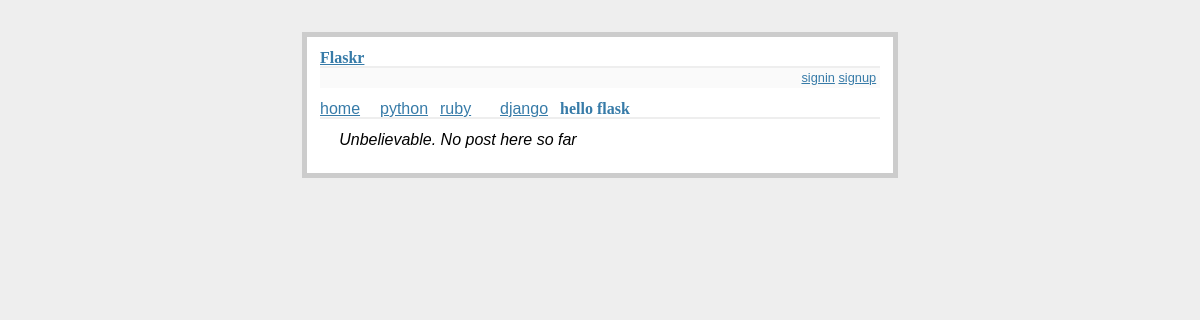
/detail/26, run on an earlier commit of the app's database.
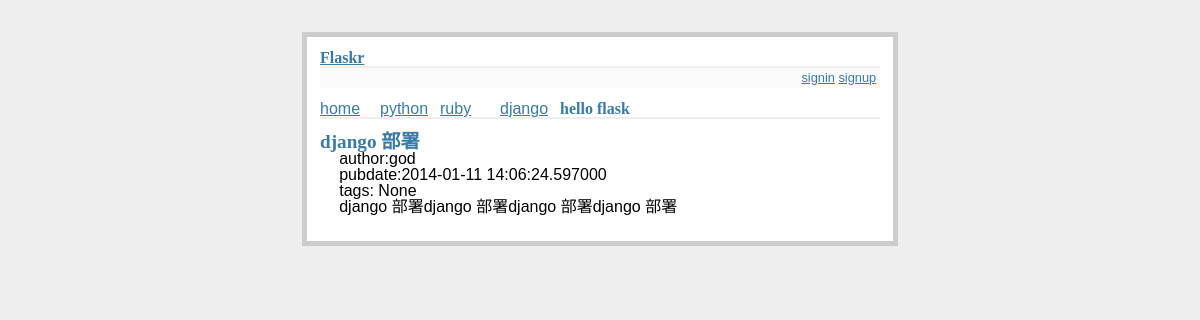
And on a later commit of the database.
### app/models.py (models this page shows, shortened)
class Category(db.Model):
    id = db.Column(db.Integer, primary_key=True)
    name = db.Column(db.String(50))

class Post(db.Model):
    id = db.Column(db.Integer, primary_key=True)
    title = db.Column(db.String(80))
    body = db.Column(db.Text)
    pub_date = db.Column(db.DateTime)
    category_id = db.Column(db.Integer, db.ForeignKey('category.id'))
    category = db.relationship(
        'Category', backref=db.backref('posts', lazy='dynamic'))
    user_id = db.Column(db.Integer, db.ForeignKey('user.id'))
    user = db.relationship(
        'User', backref=db.backref('users', lazy='dynamic'))
    tags = db.relationship('Tag', secondary=tag_post,
                           backref=db.backref('tags', lazy='dynamic'))

class User(db.Model):
    id = db.Column(db.Integer, primary_key=True)
    nickname = db.Column(db.String(60), index=True, unique=True)
    email = db.Column(db.String(120), index=True, unique=True)
    password = db.Column(db.String(40), index=True, unique=True)
    role = db.Column(db.SmallInteger, default=ROLE_USER)

### app/views.py (the view)
@app.route('/detail/<id>')
def detail(id):
    categories = Category.query.filter().all()
    post = Post.query.filter_by(id=id).first()
    return render_template('detail.html', categories=categories, post=post)

### app/templates/detail.html
{% extends "base.html" %}
{% block content %}
  <h1>hello flask</h1>
  <ul class=entries>
  {% if post %}
    <li>
      <h2>{{ post.title }}</h2>
      <span>
        author:{{ post.user.nickname }}<br />
        pubdate:{{ post.pub_date }}<br />
        tags:
        {% if post.tags %}
          {% for tag in post.tags %}
          <em>{{ tag.content }}</em>
          {% endfor %}
        {% else %}
          None
        {% endif %}
      </span>
      <div>
        {{ post.body|safe }}
      </div>
    </li>
  {% else %}
    <li><em>Unbelievable.  No post here so far</em></li>
  {% endif %}
  </ul>
{% endblock %}

### app/templates/base.html (shortened to what this page needs)
<!doctype html>
<html>
  <head>
    <link rel=stylesheet type=text/css href="{{ url_for('static', filename='reset.css') }}">
    <link rel=stylesheet type=text/css href="{{ url_for('static', filename='style.css') }}">
  </head>
  <body>
    <div class=page>
      <h1><a href="{{ url_for('index') }}">Flaskr</a></h1>
      <div class=metanav>
        <div>
          {% if current_user.is_authenticated() %}
            {% if current_user and current_user.role == 1%}
            <a href="{{ url_for('signout') }}">admin</a>
            <a href="{{ url_for('post') }}">post</a>
            {% endif %}
            <a href="{{ url_for('signout') }}">signout</a>
          {% else %}
            <a href="{{ url_for('signin') }}">signin</a>
            <a href="{{ url_for('signup') }}">signup</a>
          {% endif %}
        </div>
      </div>
        {% if categories %}
         <div id="nav">
          <ul>
            <li><a href="{{ url_for('index') }}">home</a>
            {% for category in categories %}
            <li><a href="{{ url_for('list', name=category.name) }}">{{ category.name }}</a></li>
            {% endfor %}
          </ul>
        </div>
        {% endif %}
        {% block content %}{% endblock %}
    </div>
  </body>
</html>

### app/static/style.css (style rules this page uses)
body { font-family: sans-serif; background: #eee; }
a, h1, h2 { color: #377BA8; }
h1, h2 { font-family: 'Georgia', serif; margin: 0; }
h1 { border-bottom: 2px solid #eee; }
h2 { font-size: 1.2em; }
.page { margin: 2em auto; width: 35em; border: 5px solid #ccc; padding: 0.8em; background: white; }
.entries { list-style: none; margin: 0; padding: 0; }
.entries li { margin: 0.8em 1.2em; }
.entries li h2 { margin-left: -1em; }
.metanav { text-align: right; font-size: 0.8em; padding: 0.3em; margin-bottom: 1em; background: #fafafa; }
#nav ul li { float: left; list-style: none; width: 60px; }

What changed in the data, as far as the page shows it:
added Post: title "django 部署", pub_date "2014-01-11 14:06:24.597000", body "django 部署django 部署django 部署django 部署"
now on this page (row unchanged): User: user.nickname "god"
Also different on the page:
text no longer shown: "Unbelievable. No post here so far"
text now shown: "author: pubdate: tags: None"
